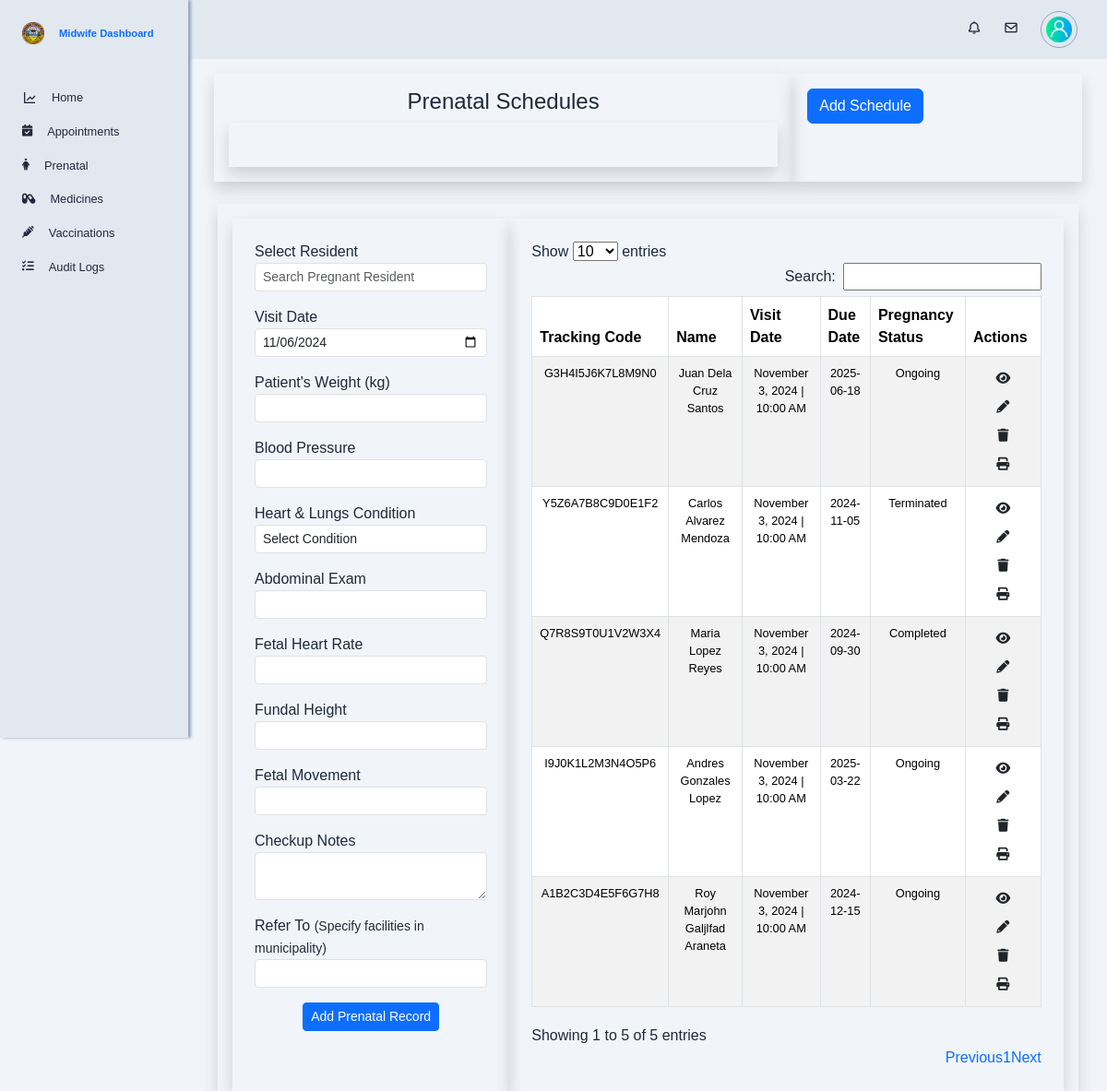
/app/views/midwife/prenatals.php, run on an earlier commit of the app's database.
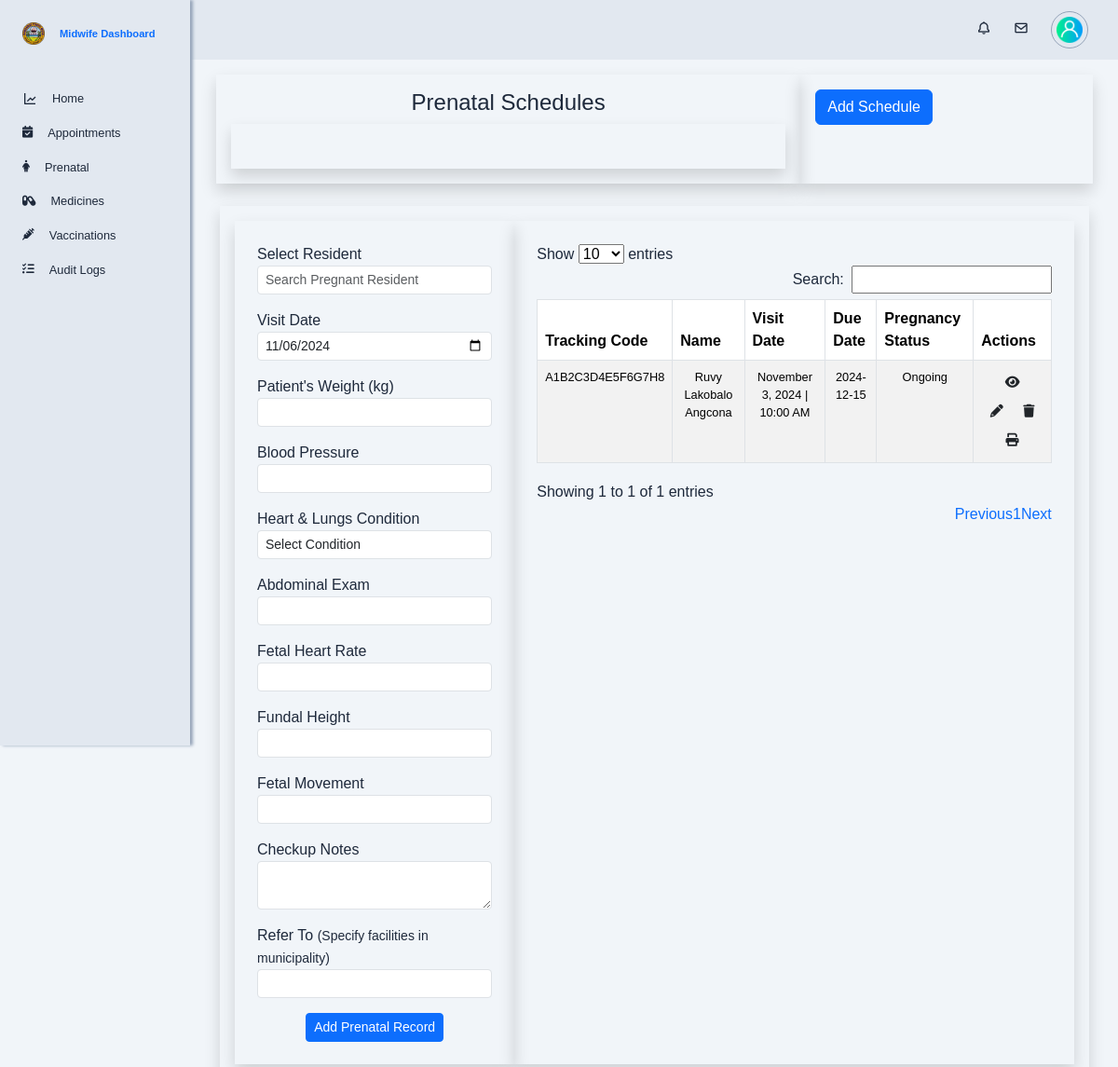
And on a later commit of the database.
### tables this page shows
CREATE TABLE `prenatals` (
  `prenatal_id` int(10) NOT NULL,
  `tracking_code` varchar(255) NOT NULL,
  `pregnancy_id` int(10) NOT NULL,
  `sched_id` int(10) NOT NULL,
  `bhw_id` int(10) NOT NULL,
  `weight` decimal(10,2) DEFAULT NULL,
  `blood_pressure` varchar(255) DEFAULT NULL,
  `heart_lungs_condition` varchar(255) DEFAULT NULL,
  `abdominal_exam` varchar(255) DEFAULT NULL,
  `fetal_heart_rate` varchar(255) DEFAULT NULL,
  `fundal_height` varchar(255) DEFAULT NULL,
  `fetal_movement` varchar(255) DEFAULT NULL,
  `checkup_notes` text DEFAULT NULL,
  `refer_to` varchar(255) DEFAULT NULL,
  `created_at` timestamp NOT NULL DEFAULT current_timestamp(),
  `updated_at` timestamp NOT NULL DEFAULT current_timestamp() ON UPDATE current_timestamp()
);

CREATE TABLE `personal_information` (
  `personal_info_id` int(10) NOT NULL,
  `lastname` varchar(255) NOT NULL,
  `firstname` varchar(255) NOT NULL,
  `middlename` varchar(255) NOT NULL,
  `date_of_birth` date DEFAULT NULL,
  `civil_status` enum('Single','Married','Widowed','Legally Separated') DEFAULT NULL,
  `educational_attainment` enum('Elementary Graduate','Elementary Undergraduate','Highschool Graduate','Highschool Undergraduate','College Graduate','College Undergraduate') DEFAULT NULL,
  `occupation` varchar(255) DEFAULT NULL,
  `religion` varchar(100) DEFAULT NULL,
  `citizenship` varchar(100) DEFAULT NULL,
  `address_id` int(10) NOT NULL,
  `sex` enum('male','female') NOT NULL,
  `phone_number` varchar(20) DEFAULT NULL,
  `email` varchar(255) DEFAULT NULL,
  `id_picture` varchar(255) DEFAULT NULL,
  `isAlive` tinyint(1) NOT NULL DEFAULT 1,
  `isTransferred` tinyint(1) NOT NULL DEFAULT 0,
  `isArchived` tinyint(1) NOT NULL DEFAULT 0,
  `created_at` datetime NOT NULL DEFAULT current_timestamp(),
  `updated_at` datetime NOT NULL DEFAULT current_timestamp()
);

CREATE TABLE `prenatal_schedules` (
  `sched_id` int(10) NOT NULL,
  `sched_date` datetime(6) NOT NULL,
  `sched_note` varchar(255) NOT NULL
);

CREATE TABLE `pregnancy` (
  `pregnancy_id` int(10) NOT NULL,
  `resident_id` int(10) NOT NULL,
  `expected_due_date` date NOT NULL,
  `pregnancy_status` enum('Ongoing','Completed','Terminated') NOT NULL,
  `created_at` timestamp NOT NULL DEFAULT current_timestamp(),
  `updated_at` timestamp NOT NULL DEFAULT current_timestamp() ON UPDATE current_timestamp()
);

### app/models/get_prenatals.php (called while the page is built, shortened)
<?php
function getAllPrenatals($conn) {
    $sql = "
        SELECT
            p.*,
            pr.*,
            r.resident_id,
            pi.lastname,
            pi.firstname,
            pi.middlename,
            pi.phone_number,
            pi.email,
            ps.sched_date,
            ps.sched_note
        FROM
            prenatals AS p
        JOIN
            pregnancy AS pr ON p.pregnancy_id = pr.pregnancy_id
        JOIN
            residents AS r ON pr.resident_id = r.resident_id
        JOIN
            personal_information AS pi ON r.personal_info_id = pi.personal_info_id
        JOIN
            prenatal_schedules AS ps ON p.sched_id = ps.sched_id
        ORDER BY
            p.prenatal_id DESC
    ";
    $result = $conn->query($sql);
    $prenatals = [];
    while ($row = $result->fetch_assoc()) {
        $prenatals[] = $row;
    }
    return $prenatals;
}
?>

### app/views/midwife/prenatals.php (the view, shortened to what the changed rows need)
<?php
require './config/db_config.php';
require './app/models/get_prenatals.php';
$prenatalsData = getAllPrenatals($conn);
?>
<!DOCTYPE html>
<html lang="en">
<head>
    <?php include './app/views/globals/head.php'; ?>
    <link rel="stylesheet" href="https://cdn.datatables.net/1.11.5/css/dataTables.bootstrap5.min.css">
    <link rel="stylesheet" href="./public/css/midwife.css">
</head>
<body>
    <div class="container-fluid height-100 main-content">
        <div class="row my-4 shadow p-3 gx-2">
            <div class="col-md-4 p-4 prenatal-form shadow">
                <form method="POST" action="">
                </form>
            </div>
            <div class="col-md-8 p-4 prenatal-table shadow">
                <table id="prenatalsTable" class="table table-striped table-bordered text-center">
                    <thead>
                        <tr>
                            <th>Tracking Code</th>
                            <th>Name</th>
                            <th>Visit Date</th>
                            <th>Due Date</th>
                            <th>Pregnancy Status</th>
                            <th>Actions</th>
                        </tr>
                    </thead>
                    <tbody>
                        <?php if (!empty($prenatalsData)): ?>
                            <?php foreach ($prenatalsData as $prenatal): ?>
                                <tr>
                                    <td><?= htmlspecialchars($prenatal['tracking_code']) ?></td>
                                    <td><?= htmlspecialchars($prenatal['firstname'] . ' ' . $prenatal['middlename'] . ' ' . $prenatal['lastname']) ?></td>
                                    <td>
                                        <?php
                                            $date = new DateTime($prenatal['sched_date']);
                                            echo htmlspecialchars($date->format('F j, Y | h:i A'));
                                        ?>
                                    </td>
                                    <td><?= htmlspecialchars($prenatal['expected_due_date']) ?></td>
                                    <td><?= htmlspecialchars($prenatal['pregnancy_status']) ?></td>
                                    <td>
                                        <button class="btn btn-sm view-btn"><i class="fa-solid fa-eye"></i></button>
                                        <button class="btn btn-sm edit-btn"><i class="fa-solid fa-pencil-alt"></i></button>
                                        <button class="btn btn-sm delete-btn"><i class="fa-solid fa-trash"></i></button>
                                        <button class="btn btn-sm print-btn" onclick="window.open('midwife/print_prenatal', '_blank');"><i class="fa-solid fa-print"></i></button>
                                    </td>
                                </tr>
                            <?php endforeach; ?>
                        <?php else: ?>
                            <tr>
                                <td colspan="6" class="text-center">No prenatal records found.</td>
                            </tr>
                        <?php endif; ?>
                    </tbody>
                </table>
            </div>
        </div>
    </div>
</body>
</html>

What changed in the data, as far as the page shows it:
removed prenatals: tracking_code "G3H4I5J6K7L8M9N0", personal_information.firstname+middlename+lastname "Juan Dela Cruz Santos", sched.sched_date "November 3, 2024 | 10:00 AM", pregnancy.expected_due_date "2025-06-18", pregnancy.pregnancy_status "Ongoing"
removed prenatals: tracking_code "Y5Z6A7B8C9D0E1F2", personal_information.firstname+middlename+lastname "Carlos Alvarez Mendoza", sched.sched_date "November 3, 2024 | 10:00 AM", pregnancy.expected_due_date "2024-11-05", pregnancy.pregnancy_status "Terminated"
removed prenatals: tracking_code "Q7R8S9T0U1V2W3X4", personal_information.firstname+middlename+lastname "Maria Lopez Reyes", sched.sched_date "November 3, 2024 | 10:00 AM", pregnancy.expected_due_date "2024-09-30", pregnancy.pregnancy_status "Completed"
removed prenatals: tracking_code "I9J0K1L2M3N4O5P6", personal_information.firstname+middlename+lastname "Andres Gonzales Lopez", sched.sched_date "November 3, 2024 | 10:00 AM", pregnancy.expected_due_date "2025-03-22", pregnancy.pregnancy_status "Ongoing"
changed through a linked row, prenatals "Ongoing": personal_information.firstname+middlename+lastname "Roy Marjohn Galjlfad Araneta" → "Ruvy Lakobalo Angcona"
Also different on the page:
text written by a page script: "Show entries Search: Showing 1 to 5 of 5 entries Previous 1 Next" → "Show entries Search: Showing 1 to 1 of 1 entries Previous 1 Next"
